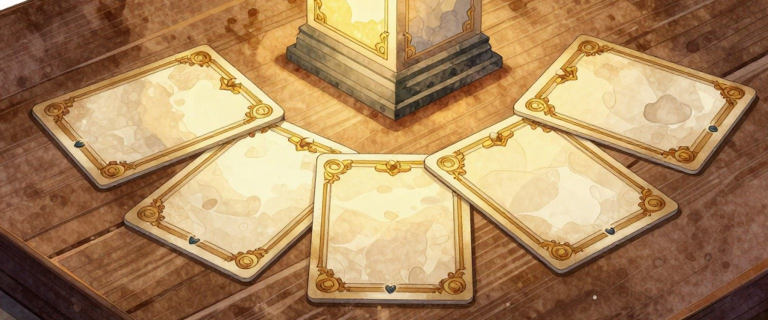
#> input picture .github/images/banner.jpg, 1536 x 640 px (shown at 1/2 size)
$ python -i cw.py   (imports and definitions only)
#> lines starting #> are read from the running program, lines starting #| are printed output that depends on the picture
#!/usr/bin/env python3
"""cardwright CLI: balance and art checks for a card set, and print-and-play sheets.

Standard library for the stats; Pillow only for `sheet` and `consistency`.

Card list: CSV or JSON (a list of objects). Columns used when present:
  name, cost, rarity, type, attack, health (or power, toughness), art (image path)
Column names can be remapped with --map cost=mana,attack=power.

Exit 0 ok, 1 problems found, 2 usage or input error.
"""
import argparse
import colorsys
import csv
import hashlib
import json
import math
import re
import statistics
import sys
from pathlib import Path

DEFAULT_BANDS = {"common": 0.60, "uncommon": 0.37, "rare": 0.03}  # Slay the Spire normal fights
MM_PER_IN = 25.4


def die(msg):
    print(msg, file=sys.stderr)
    sys.exit(2)


# [144 lines left out: functions load_cards, num, curve, curve_problems, bar_chart, rarity and 4 more, not called in this run]


def mm_to_px(mm, dpi):
    return round(mm / MM_PER_IN * dpi)


# [7 lines left out: function back_slot, not called in this run]


def sheet(images, out, page="letter", dpi=300, card_mm=(63, 88), bleed_mm=0.0,
          cols=3, rows=3, marks=True, backs=None, flip="long"):
    """Lay card images on pages, cols x rows each, centred, with crop marks.
    Cards sit edge to edge at trim size; an image with bleed_mm of bleed has
    the bleed cut off first (3x3 poker cards with bleed do not fit Letter).
    With backs (one image for all, or one per card) each front page is
    followed by its back page, slots mirrored for the flip edge, so a duplex
    print lines each back up behind its front.
    Returns the list of files written (one PNG per page, or one PDF)."""
    from PIL import Image, ImageDraw
    pages_mm = {"letter": (215.9, 279.4), "a4": (210.0, 297.0)}
    pw, ph = (mm_to_px(v, dpi) for v in pages_mm[page])
    cw, ch = (mm_to_px(v, dpi) for v in card_mm)
    if cols * cw > pw or rows * ch > ph:
        die(f"{cols}x{rows} cards of {card_mm[0]}x{card_mm[1]} mm do not fit on {page}")
    x0, y0 = (pw - cols * cw) // 2, (ph - rows * ch) // 2
    per = cols * rows
    if backs is not None and len(backs) not in (1, len(images)):
        die(f"--duplex: {len(backs)} back images for {len(images)} cards (give 1 or one per card)")
    jobs = []
    for i in range(0, len(images), per):
        chunk = images[i:i + per]
        jobs.append(list(enumerate(chunk)))
        if backs is not None:
            bk = [backs[0] if len(backs) == 1 else backs[i + j] for j in range(len(chunk))]
            jobs.append([(back_slot(j, cols, rows, flip), b) for j, b in enumerate(bk)])
    pages = []
    for job in jobs:
        pg = Image.new("RGB", (pw, ph), "white")
        d = ImageDraw.Draw(pg)
        for j, path in job:
            card = Image.open(path).convert("RGB")
            if bleed_mm:
                bx = round(card.width * bleed_mm / (card_mm[0] + 2 * bleed_mm))
                by = round(card.height * bleed_mm / (card_mm[1] + 2 * bleed_mm))
                card = card.crop((bx, by, card.width - bx, card.height - by))
            card = card.resize((cw, ch))
            x, y = x0 + (j % cols) * cw, y0 + (j // cols) * ch
            pg.paste(card, (x, y))
        if marks:
            b = 0
            tick = mm_to_px(4, dpi)
            xs = sorted({x0 + c * cw + off for c in range(cols) for off in (b, cw - b)})
            ys = sorted({y0 + r * ch + off for r in range(rows) for off in (b, ch - b)})
            for x in xs:
                d.line([(x, y0 - tick), (x, y0 - 2)], fill="black", width=2)
                d.line([(x, y0 + rows * ch + 2), (x, y0 + rows * ch + tick)], fill="black", width=2)
            for y in ys:
                d.line([(x0 - tick, y), (x0 - 2, y)], fill="black", width=2)
                d.line([(x0 + cols * cw + 2, y), (x0 + cols * cw + tick, y)], fill="black", width=2)
        pages.append(pg)
    out = Path(out)
    if out.suffix.lower() == ".pdf":
        pages[0].save(out, save_all=True, append_images=pages[1:], resolution=dpi)
        return [out]
    written = []
    for n, pg in enumerate(pages, 1):
        f = out.with_name(f"{out.stem}-{n}{out.suffix or '.png'}")
        pg.save(f, dpi=(dpi, dpi))
        written.append(f)
    return written


# ---- dupes ----------------------------------------------------------------

STAT_KEYS = ("attack", "health", "power", "toughness")
SKIP_KEYS = {"name", "cost", "rarity", "art", "back", "deck", "copies", "per_player", "base", "id"}


def _stats(c):
    return {k: num(c.get(k)) for k in STAT_KEYS if num(c.get(k)) is not None}


# [32 lines left out: functions _rest, dupes, not called in this run]


# ---- vanilla by rarity -----------------------------------------------------

RARITY_ORDER = ["common", "uncommon", "rare", "mythic", "legendary"]


# [22 lines left out: function vanilla_by_rarity, not called in this run]


# ---- rules text lint --------------------------------------------------------

# Our own list: phrases that read two ways in rules text.
AMBIGUOUS = {
    "in order to": "can read as a sequence; say 'to'",
    "and/or": "say 'or', 'and', or 'one or both'",
    "may not": "permission or possibility? say 'cannot'",
    "up to": "say whether zero counts",
    "should": "rule or advice? say 'must' or 'may'",
    "each other": "say which players or cards",
    "end of turn": "whose turn? say 'the end of this turn'",
    "next turn": "whose turn? say 'your next turn'",
    "etc": "list every case",
}


# [114 lines left out: functions load_glossary, _sentences, _syllables, fk_grade, rules_lint, shared_backs and 1 more, not called in this run]


# ---- baseline (greedy bot) --------------------------------------------------

def card_value(c):
    return sum(_stats(c).values())


def value_ratio(c):
    cost = num(c.get("cost")) or 0
    return card_value(c) / max(cost, 1)


# [13 lines left out: function greedy_deck, not called in this run]


def _attack(c):
    v = c.get("attack")
    return num(v if v not in (None, "") else c.get("power")) or 0


# [91 lines left out: functions race, autopicks, matchups, not called in this run]


# ---- starter set lint -------------------------------------------------------

DEFAULT_COMPLEX = ("instead", "copy", "stack", "interrupt", "replace", "any time",
                   "respond", "counter", "swap", "steal")


# [250 lines left out: functions starter, parse_map, main, not called in this run]


# [2 lines not run here, left out]

>>> import cv2
>>> picture = cv2.imread('../.github/images/banner.jpg', cv2.IMREAD_GRAYSCALE)
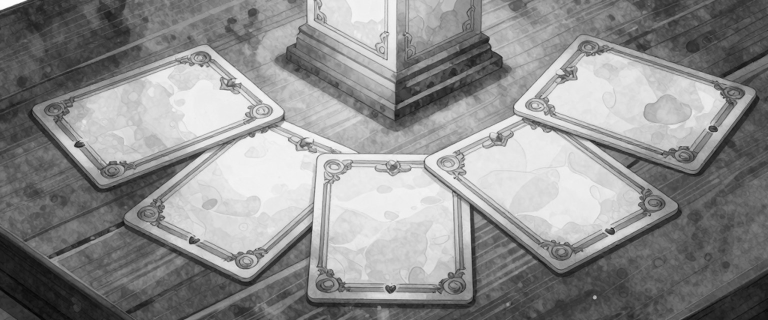
#> picture: shape (640, 1536) (shown at 1/2 size); min 0, max 255, mean 141.3
>>> result = sheet(picture, 'out.png')
#> the loop in sheet, `for i in range(0, len(images), per):` made 72 passes
#> i on passes 2 to 13: 9, 18, 27, 36, 45, 54, 63, 72, 81, 90, 99, 108
#> after the loop in sheet, `for i in range(0, len(images), per):`: jobs = 72 items
#> in sheet, `pg = Image.new("RGB", (pw, ph), "white")`: pg: PIL image 2550x3300 RGB; every value is 255
#> (the run stopped early here; a loop or call above may not have finished)
